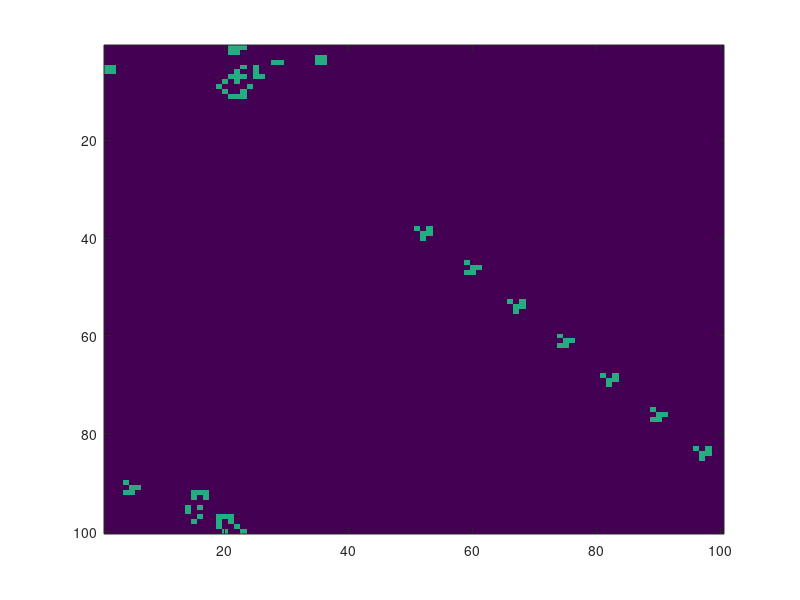

Here is the MATLAB script that generated this plot:
%Carlos López Roa
%Programa para simular el juego de la vida de Conway 22/2/11

% tam=10;
% a=zeros(tam);
% a(randi(tam*tam,1,15*tam*tam))=1;
% b=[a a a; a a a; a a a];
% b=b(tam:2*tam+1, tam:2*tam+1);  
% ru1=[0,1,1,0,0,0,0,0];
% ru0=[0,0,1,0,0,0,0,0];
% for ro=1:200
% for i=2:tam
%     for j=2:tam
%     z=[b(i-1,j-1),b(i ,j-1),b(i+1,j-1),b(i-1,j  ),b(i+1,j  ),b(i-1,j+1),b(i ,j+1),b(i+1,j+1)];
%     zcur=b(i,j);
%     if b(i,j)==1
%        b(i,j)=ru1(length(z));
%         imshow(b)
%         pause(.01)
%     else 
%             b(i,j)=ru0(length(z));
%             imshow(b)
%       pause(.01)
%         end
%     end
%     imshow(b)
%       pause(.01)
% end 
%         
% end

tam=100;
% a=zeros(tam);
% a(randi(tam*tam,1,(tam*tam)/5))=1;
mundo=int8(zeros(100,100));
mundo(1,1:36) = bitget(2048, 36:-1:1);
mundo(2,1:36) = bitget(10240, 36:-1:1);
mundo(3,1:36) = bitget(12632067, 36:-1:1);
mundo(4,1:36) = bitget(17874947, 36:-1:1);
mundo(5,1:36) = bitget(51573735424, 36:-1:1);
mundo(6,1:36) = bitget(51576055808, 36:-1:1);
mundo(7,1:36) = bitget(34080768, 36:-1:1);
mundo(8,1:36) = bitget(17825792, 36:-1:1);
mundo(9,1:36) = bitget(12582912, 36:-1:1);
a=mundo;
ser=[1:tam];
ar=[ser(2):ser(tam), ser(1)];
ab=[ser(tam), ser(1):ser(tam-1)];
%colormap(gray(2));
for ro=1:500
    g8=a(ar,:)+a(ab,:)+a(ar,ab)+a(:,ar)+a(ab,ar)+a(:,ab)+a(ar,ar)+a(ab,ab);
    a = g8==3 | a & g8==2;
    image(40*a); 
    pause(.02);
end
clear all
   